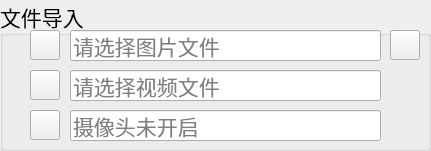
    <widget class="QGroupBox" name="groupBox">
     <property name="geometry">
      <rect>
       <x>0</x>
       <y>0</y>
       <width>431</width>
       <height>151</height>
      </rect>
     </property>
     <property name="font">
      <font>
       <family>华文楷体</family>
       <pointsize>16</pointsize>
      </font>
     </property>
     <property name="title">
      <string>文件导入</string>
     </property>
     <widget class="QLineEdit" name="PiclineEdit">
      <property name="geometry">
       <rect>
        <x>70</x>
        <y>30</y>
        <width>311</width>
        <height>31</height>
       </rect>
      </property>
      <property name="inputMask">
       <string/>
      </property>
      <property name="placeholderText">
       <string>请选择图片文件</string>
      </property>
     </widget>
     <widget class="QLineEdit" name="VideolineEdit">
      <property name="geometry">
       <rect>
        <x>70</x>
        <y>70</y>
        <width>311</width>
        <height>31</height>
       </rect>
      </property>
      <property name="placeholderText">
       <string>请选择视频文件</string>
      </property>
     </widget>
     <widget class="QPushButton" name="CapBtn">
      <property name="geometry">
       <rect>
        <x>30</x>
        <y>110</y>
        <width>30</width>
        <height>30</height>
       </rect>
      </property>
      <property name="styleSheet">
       <string notr="true">border-image: url(:/icons/ui_imgs/icons/camera.png);</string>
      </property>
      <property name="text">
       <string/>
      </property>
     </widget>
     <widget class="QPushButton" name="PicBtn">
      <property name="geometry">
       <rect>
        <x>30</x>
        <y>30</y>
        <width>30</width>
        <height>30</height>
       </rect>
      </property>
      <property name="styleSheet">
       <string notr="true">border-image: url(:/icons/ui_imgs/icons/img.png);</string>
      </property>
      <property name="text">
       <string/>
      </property>
     </widget>
     <widget class="QPushButton" name="VideoBtn">
      <property name="geometry">
       <rect>
        <x>30</x>
        <y>70</y>
        <width>30</width>
        <height>30</height>
       </rect>
      </property>
      <property name="styleSheet">
       <string notr="true">border-image: url(:/icons/ui_imgs/icons/video.png);</string>
      </property>
      <property name="text">
       <string/>
      </property>
     </widget>
     <widget class="QLineEdit" name="CaplineEdit">
      <property name="geometry">
       <rect>
        <x>70</x>
        <y>110</y>
        <width>311</width>
        <height>31</height>
       </rect>
      </property>
      <property name="placeholderText">
       <string>摄像头未开启</string>
      </property>
     </widget>
     <widget class="QPushButton" name="FilesBtn">
      <property name="geometry">
       <rect>
        <x>390</x>
        <y>30</y>
        <width>30</width>
        <height>30</height>
       </rect>
      </property>
      <property name="styleSheet">
       <string notr="true">border-image: url(:/icons/ui_imgs/icons/folder.png);</string>
      </property>
      <property name="text">
       <string/>
      </property>
     </widget>
    </widget>
